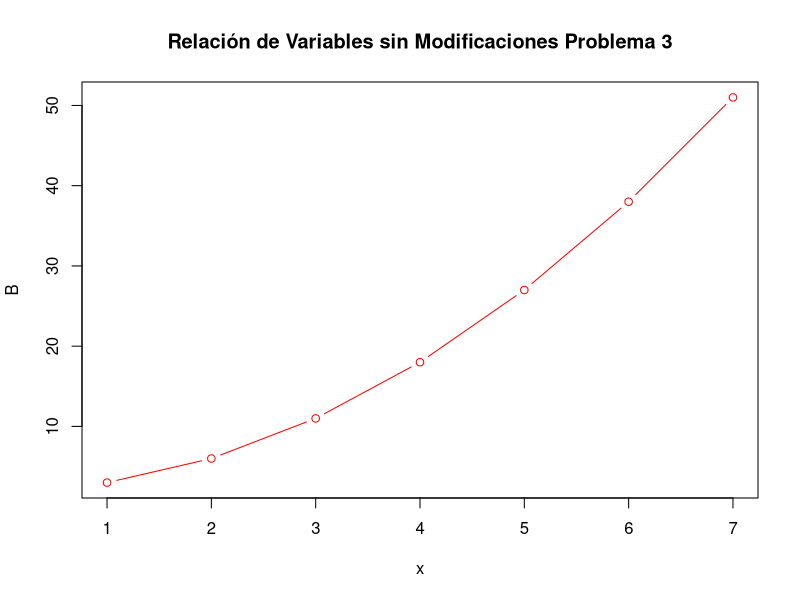
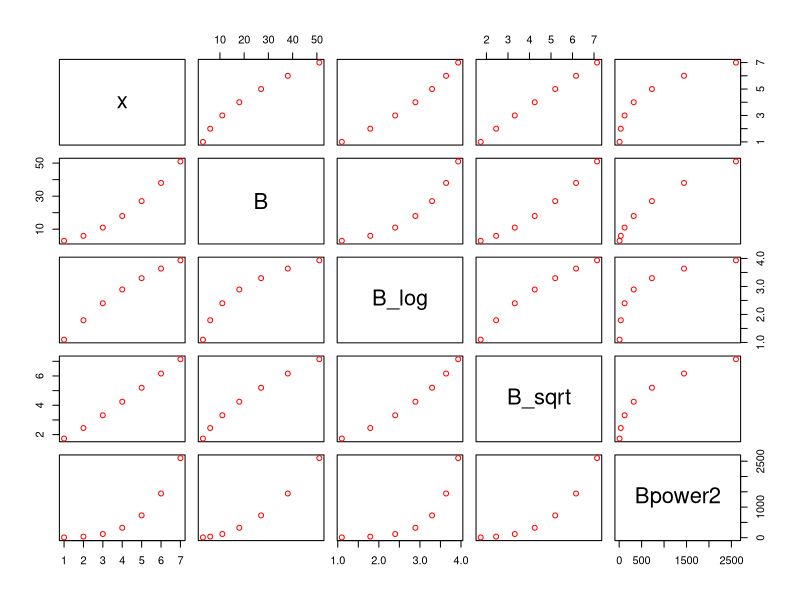
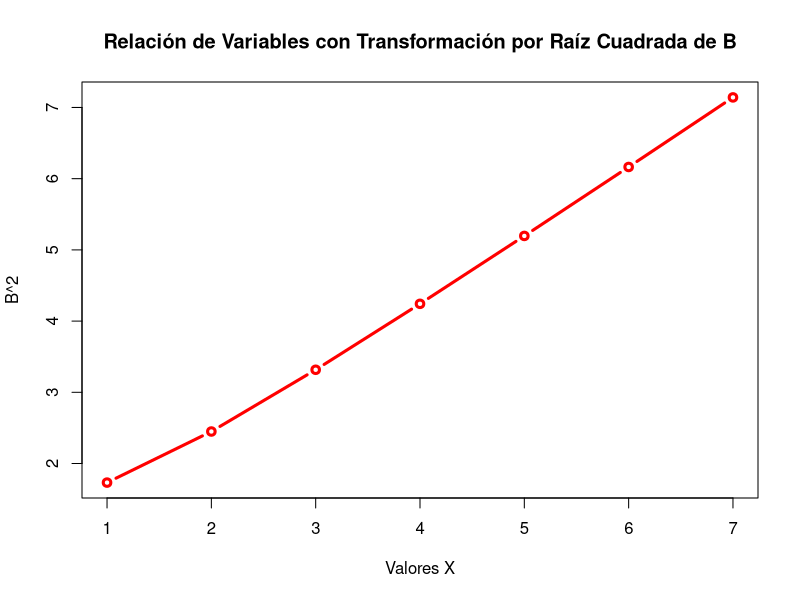
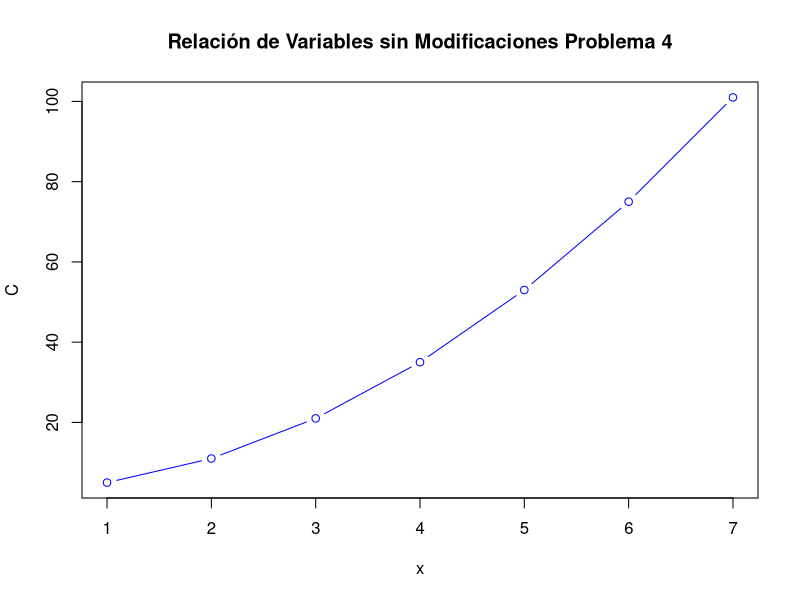
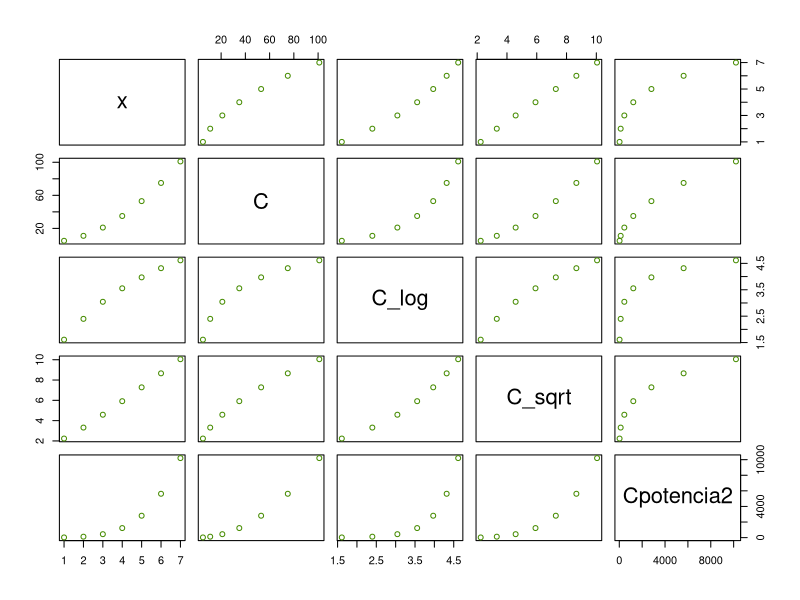
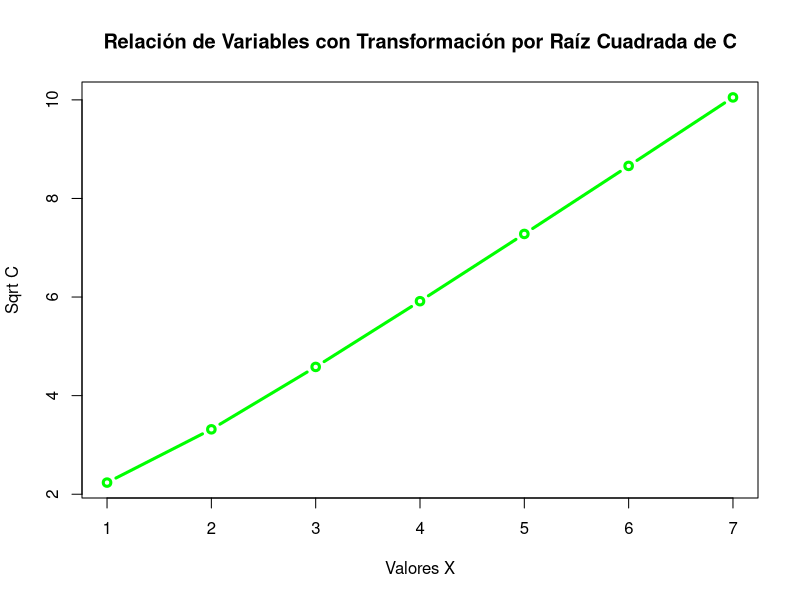
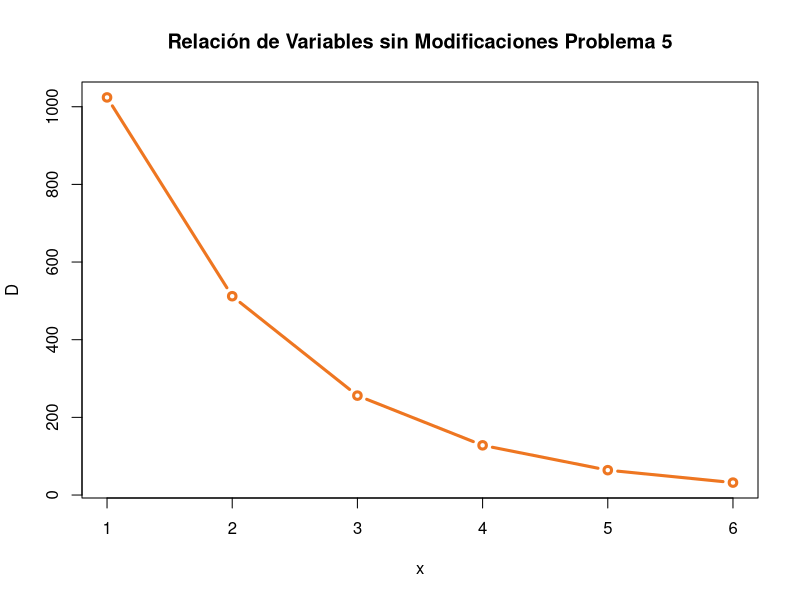
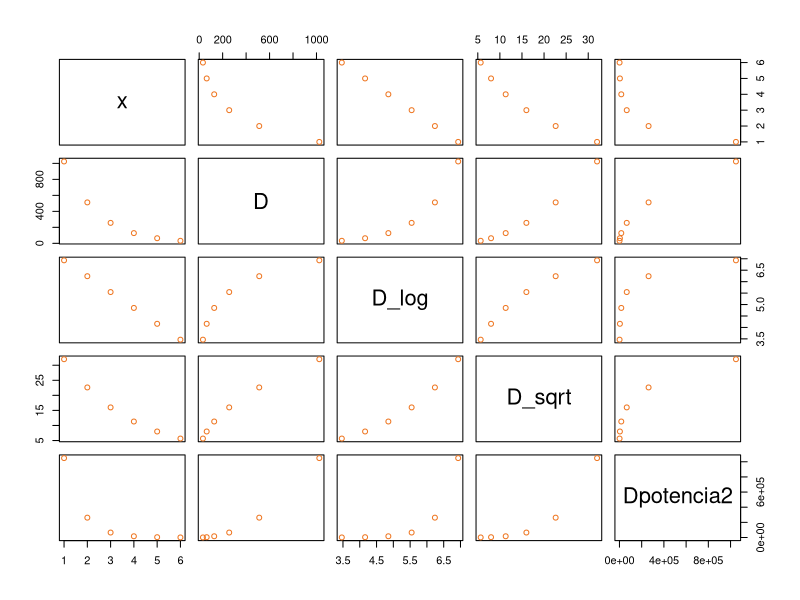

Write the R code that produced these figures, in order.
## ---- chunk 1
knitr::opts_chunk$set(echo = TRUE)
## ---- chunk 2
B <- c(3,6,11,18,27,38,51)
x <- c(1,2,3,4,5,6,7)

plot(x, B,
     main = "Relación de Variables sin Modificaciones Problema 3",
     type = "b",
     col = "red")
## ---- chunk 3

tres <- data.frame(B,x) #Creating de data.frame

#plot(x,B, main = "Datos sin Manipulación")
#lines(x,B, type = "l")

##Raiz cuadrada

B_sqrt <- sqrt(B)

#plot(x, B_sqrt, main = "Transformación con Raíz Cuadrada")
#lines(x,B_sqrt, type = "l")

##Poder al cuadrado
Bpower2 <- B^2
#plot(x, Bpower2, main = "Transformación con Poder a la 2")
#lines(x,Bpower2, type = "l")

##Logaritmo
B_log <- log(B)
#plot(x, Bpower2, main = "Transformación por Logaritmos Naturales")
#lines(x,Bpower2, type = "l")

##Añadiendo todos los valores a una sola tabla `tree`
tres <- data.frame(x, B, B_log, B_sqrt, Bpower2)

##Una gráfica inicial
plot(tres, col = "red")

## ---- chunk 4
plot(x, B_sqrt,
     type = "b",
     lwd = 3,
     col = "red",
     main = "Relación de Variables con Transformación por Raíz Cuadrada de B",
     xlab = "Valores X",
     ylab = "B^2")
## ---- chunk 5
C <- c(5,11,21,35,53,75,101)
x <- c(1,2,3,4,5,6,7)

cuatro <- data.frame(C,x)

plot(x, C,
     main = "Relación de Variables sin Modificaciones Problema 4",
     type = "b",
     col = "blue")
## ---- chunk 6

##Raíz Cuadrada
C_sqrt <- sqrt(C)

#plot(x, B_sqrt, main = "Transformación con Raíz Cuadrada")
#lines(x,B_sqrt, type = "l")

##Potencia al cuadrado
Cpotencia2 <- C^2
#plot(x, Bpower2, main = "Transformación con Poder a la 2")
#lines(x,Bpower2, type = "l")

##Logaritmo
C_log <- log(C)
#plot(x, Bpower2, main = "Transformación por Logaritmos Naturales")
#lines(x,Bpower2, type = "l")

##Añadiendo todos los valores a una sola tabla
cuatro <- data.frame(x, C, C_log, C_sqrt, Cpotencia2)

##Una gráfica inicial
plot(cuatro,
     col = "chartreuse4")
## ---- chunk 7
plot(x, C_sqrt,
     type = "b",
     lwd = 3,
     col = "green",
     main = "Relación de Variables con Transformación por Raíz Cuadrada de C",
     xlab = "Valores X",
     ylab = "Sqrt C")
## ---- chunk 8
D <- c(1024, 512, 256, 128, 64, 32)
x <- c(1,2,3,4,5,6)

cinco <- data.frame(D,x)

plot(x, D,
     type = "b",
     lwd = 3,
     col = "chocolate2",
     main = "Relación de Variables sin Modificaciones Problema 5")
## ---- chunk 9
##Raíz Cuadrada
D_sqrt <- sqrt(D)

#plot(x, B_sqrt, main = "Transformación con Raíz Cuadrada")
#lines(x,B_sqrt, type = "l")

##Potencia al cuadrado
Dpotencia2 <- D^2
#plot(x, Bpower2, main = "Transformación con Poder a la 2")
#lines(x,Bpower2, type = "l")

##Logaritmo
D_log <- log(D)
#plot(x, Bpower2, main = "Transformación por Logaritmos Naturales")
#lines(x,Bpower2, type = "l")

##Añadiendo todos los valores a una sola tabla
cinco <- data.frame(x, D, D_log, D_sqrt, Dpotencia2)

##Una gráfica inicial
plot(cinco,
     col = "chocolate2")
## ---- chunk 10
plot(x, D_log,
     type = "b",
     lwd = 3,
     col = "chocolate2",
     main = "Relación de Variables con Transformación por Logaritmo Natural de D",
     xlab = "Valores X",
     ylab = "Log C")
## ---- chunk 11
E <- c(120,60,40,30,24)
x <- c(1,2,3,4,5)

cuatro <- data.frame(E,x)

plot(x, E,
     main = "Relación de Variables sin Modificaciones Problema 5",
     lwd = 3,
     type = "b",
     col = "blueviolet")
## ---- chunk 12

##Raíz Cuadrada
E_sqrt <- sqrt(E)

#plot(x, B_sqrt, main = "Transformación con Raíz Cuadrada")
#lines(x,B_sqrt, type = "l")

##Potencia al cuadrado
Epotencia2 <- E^2
#plot(x, Bpower2, main = "Transformación con Poder a la 2")
#lines(x,Bpower2, type = "l")

##Logaritmo
E_log <- log(E)
#plot(x, Bpower2, main = "Transformación por Logaritmos Naturales")
#lines(x,Bpower2, type = "l")

##1/x

unoEntreE <- 1/E

##Añadiendo todos los valores a una sola tabla
seis <- data.frame(x, E, E_log, E_sqrt, Epotencia2, unoEntreE)

##Una gráfica inicial
plot(seis,
     col = "blueviolet")
## ---- chunk 13
plot(x, unoEntreE,
     type = "b",
     lwd = 3,
     col = "blueviolet",
     main = "Relación de Variables con Transformación por 1/E",
     xlab = "Valores X",
     ylab = "1/E")
## ---- chunk 14
#F <- c(0.283,0.785,1.54,2.54)
#x_1 <- c(0.3,0.5,0.7,0.9)
#xsqr <- x_1^2

#cuatro <- data.frame(E,x)

#plot(x, E,
 #    main = "Relación de Variables sin Modificaciones Problema 5",
  #   lwd = 3,
   #  type = "b",
    # col = "blueviolet")
## ---- chunk 15
eq = function(x){x^2*(pi*4)}
curve(eq,
      from=-20, to=20,
      lwd = 3,
      main = "Curva de la Ecuación y = 4pi*X^2",
      xlab="X",
      ylab="Y")
## ---- chunk 16
eq = function(x){((x^3)*5)-10}
curve(eq,
      from=-20, to=20,
      lwd = 3,
      main = "Curva de la Ecuación y = 5x^3-10",
      xlab="X",
      ylab="Y")
## ---- chunk 17
eq = function(x){3/(x^(1/2))}
curve(eq,
      from=0, to=20,
      lwd = 3,
      main = "Curva de la Ecuación y = 3/(x^1/2)",
      xlab="X",
      ylab="Y")

## ---- chunk 18
eq = function(x){10^x * 5}
curve(eq,
      from=0, to=10,
      lwd = 3,
      main = "Curva de la Ecuación y = 5(10^x)",
      xlab="X",
      ylab="Y")
